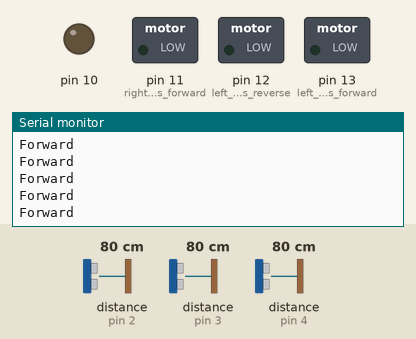
Bench run of a sketch on a simulated Arduino Uno, built with avr-gcc and run on an emulated ATmega328P. Shown: switched loads named in the sketch (green lamp = pin HIGH), output pins drawn as LEDs (lit = HIGH), the last lines printed to the serial monitor. Wiring (inferred from the names in the program): 3 × ultrasonic range finder: trigger pin 5, echo pin 2 / trigger pin 6, echo pin 3 / trigger pin 7, echo pin 4. Inputs (shaded band) come from the test bench; at power-on: distance to the obstacle (sensors on pin 2, pin 3, pin 4) 80 cm. The echo pulse lasts 58.3 µs per cm; pins used as bus, display or sensor lines are not drawn.

Above: at 1.2 s.
1.3 s: distance to the obstacle (sensor on pin 2) set to 60 cm
4.3 s: distance to the obstacle (sensor on pin 3) set to 2 cm
At 5.1 s:
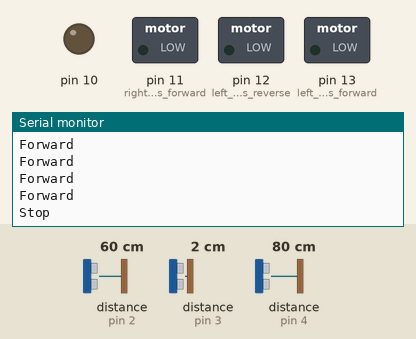
6.8 s: distance to the obstacle (sensor on pin 4) set to 2 cm
At 7.2 s:
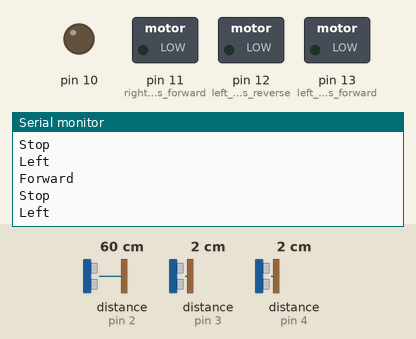

The sketch:

3us_robot.ino
```cpp
/*Obstacle avoidance robot with three ultrasonic sensors
 * https://srituhobby.com
 */
//Include the motor driver library
//Define the sensor pins
#define S1Trig 7
#define S2Trig 6
#define S3Trig 5
#define S1Echo 4
#define S2Echo 3
#define S3Echo 2
//Set the speed of the motor

void setup() {
  Serial.begin(9600);
  //Set the Trig pins as output pins
  pinMode(S1Trig, OUTPUT);
  pinMode(S2Trig, OUTPUT);
  pinMode(S3Trig, OUTPUT);
  //Set the Echo pins as input pins
  pinMode(S1Echo, INPUT);
  pinMode(S2Echo, INPUT);
  pinMode(S3Echo, INPUT);
  pinMode(13,OUTPUT);   //left motors forward
  pinMode(12,OUTPUT);   //left motors reverse
  pinMode(11,OUTPUT);   //right motors forward
  pinMode(10,OUTPUT);
  //Set the speed of the motors
}

void loop() {
  int centerSensor = sensorTwo();
  int leftSensor = sensorOne();
  int rightSensor = sensorThree();
// Check the distance using the IF condition
  if (8 >= centerSensor) {
    //Stop();
    Serial.println("Stop");
    delay(1000);
    if (leftSensor > rightSensor) {
      //left();
      Serial.println("Left");
      delay(500);
    } else {
      //right();
      Serial.println("Right");
      delay(500);
    }
  }
  Serial.println("Forward");
  //forward();
}

//Get the sensor values
int sensorOne() {
  //pulse output
  digitalWrite(S1Trig, LOW);
  delayMicroseconds(4);
  digitalWrite(S1Trig, HIGH);
  delayMicroseconds(10);
  digitalWrite(S1Trig, LOW);

  long t = pulseIn(S1Echo, HIGH);//Get the pulse
  int cm = t / 29 / 2; //Convert time to the distance
  return cm; // Return the values from the sensor
}

//Get the sensor values
int sensorTwo() {
  //pulse output
  digitalWrite(S2Trig, LOW);
  delayMicroseconds(4);
  digitalWrite(S2Trig, HIGH);
  delayMicroseconds(10);
  digitalWrite(S2Trig, LOW);

  long t = pulseIn(S2Echo, HIGH);//Get the pulse
  int cm = t / 29 / 2; //Convert time to the distance
  return cm; // Return the values from the sensor
}

//Get the sensor values
int sensorThree() {
  //pulse output
  digitalWrite(S3Trig, LOW);
  delayMicroseconds(4);
  digitalWrite(S3Trig, HIGH);
  delayMicroseconds(10);
  digitalWrite(S3Trig, LOW);

  long t = pulseIn(S3Echo, HIGH);//Get the pulse
  int cm = t / 29 / 2; //Convert time to the distance
  return cm; // Return the values from the sensor
}

/*******************Motor functions**********************/
void forward() {
  digitalWrite(12,HIGH);
  digitalWrite(10,HIGH);
}
void left() {
  digitalWrite(11,HIGH);
}
void right() {
  digitalWrite(13,HIGH);
}
void Stop() {
  digitalWrite(13,LOW);
  digitalWrite(12,LOW);
  digitalWrite(11,LOW);
  digitalWrite(10,LOW);
}
```

Measured:
- after the input at 4.3 s, the serial monitor: prints a new line at once (image 1)
